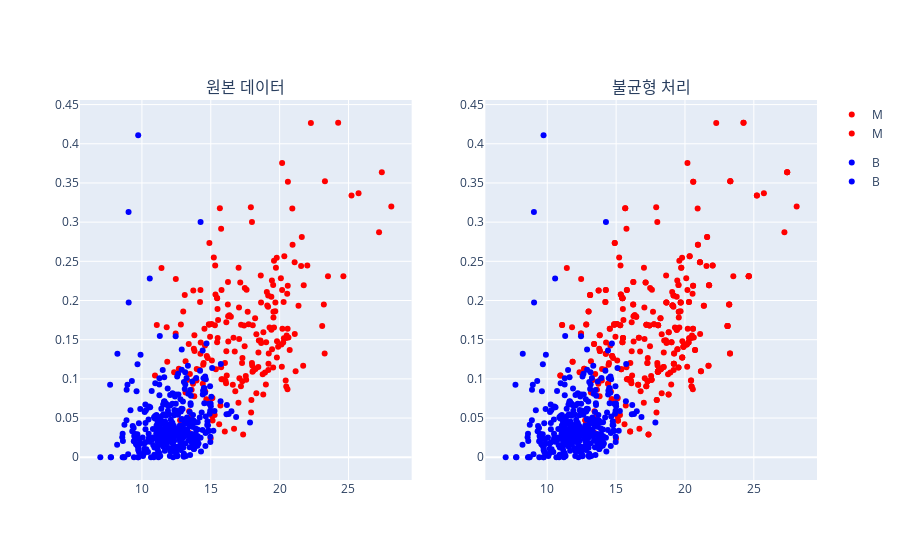

Notebook code for this chart:
### Code cell
plot_resample(x_resample, fig1)

### Figure 1 — Plotly figure (JSON) as saved in the notebook; plotly's stock layout.template omitted (floating-point values rounded to 4 significant figures; data arrays with more than 128 entries replaced by an {"elided": "..."} marker saying what was removed)
{"data": [{"hovertemplate": "Diagnosis=M<br>Mean Radius=%{x}<br>Mean Concavity=%{y}<extra></extra>", "legendgroup": "M", "marker": {"color": "red", "symbol": "circle"}, "mode": "markers", "name": "M", "orientation": "v", "showlegend": true, "type": "scatter", "x": {"elided": "212 float values"}, "xaxis": "x", "y": {"elided": "212 float values"}, "yaxis": "y"}, {"hovertemplate": "Diagnosis=B<br>Mean Radius=%{x}<br>Mean Concavity=%{y}<extra></extra>", "legendgroup": "B", "marker": {"color": "blue", "symbol": "circle"}, "mode": "markers", "name": "B", "orientation": "v", "showlegend": true, "type": "scatter", "x": {"elided": "357 float values"}, "xaxis": "x", "y": {"elided": "357 float values"}, "yaxis": "y"}, {"hovertemplate": "Diagnosis_resample=M<br>Mean Radius=%{x}<br>Mean Concavity=%{y}<extra></extra>", "legendgroup": "M", "marker": {"color": "red", "symbol": "circle"}, "mode": "markers", "name": "M", "orientation": "v", "showlegend": true, "type": "scatter", "x": {"elided": "357 float values"}, "xaxis": "x2", "y": {"elided": "357 float values"}, "yaxis": "y2"}, {"hovertemplate": "Diagnosis_resample=B<br>Mean Radius=%{x}<br>Mean Concavity=%{y}<extra></extra>", "legendgroup": "B", "marker": {"color": "blue", "symbol": "circle"}, "mode": "markers", "name": "B", "orientation": "v", "showlegend": true, "type": "scatter", "x": {"elided": "357 float values"}, "xaxis": "x2", "y": {"elided": "357 float values"}, "yaxis": "y2"}], "layout": {"annotations": [{"font": {"size": 16}, "showarrow": false, "text": "원본 데이터", "x": 0.225, "xanchor": "center", "xref": "paper", "y": 1, "yanchor": "bottom", "yref": "paper"}, {"font": {"size": 16}, "showarrow": false, "text": "불균형 처리", "x": 0.775, "xanchor": "center", "xref": "paper", "y": 1, "yanchor": "bottom", "yref": "paper"}], "xaxis": {"anchor": "y", "domain": [0, 0.45]}, "xaxis2": {"anchor": "y2", "domain": [0.55, 1]}, "yaxis": {"anchor": "x", "domain": [0, 1]}, "yaxis2": {"anchor": "x2", "domain": [0, 1]}}}
